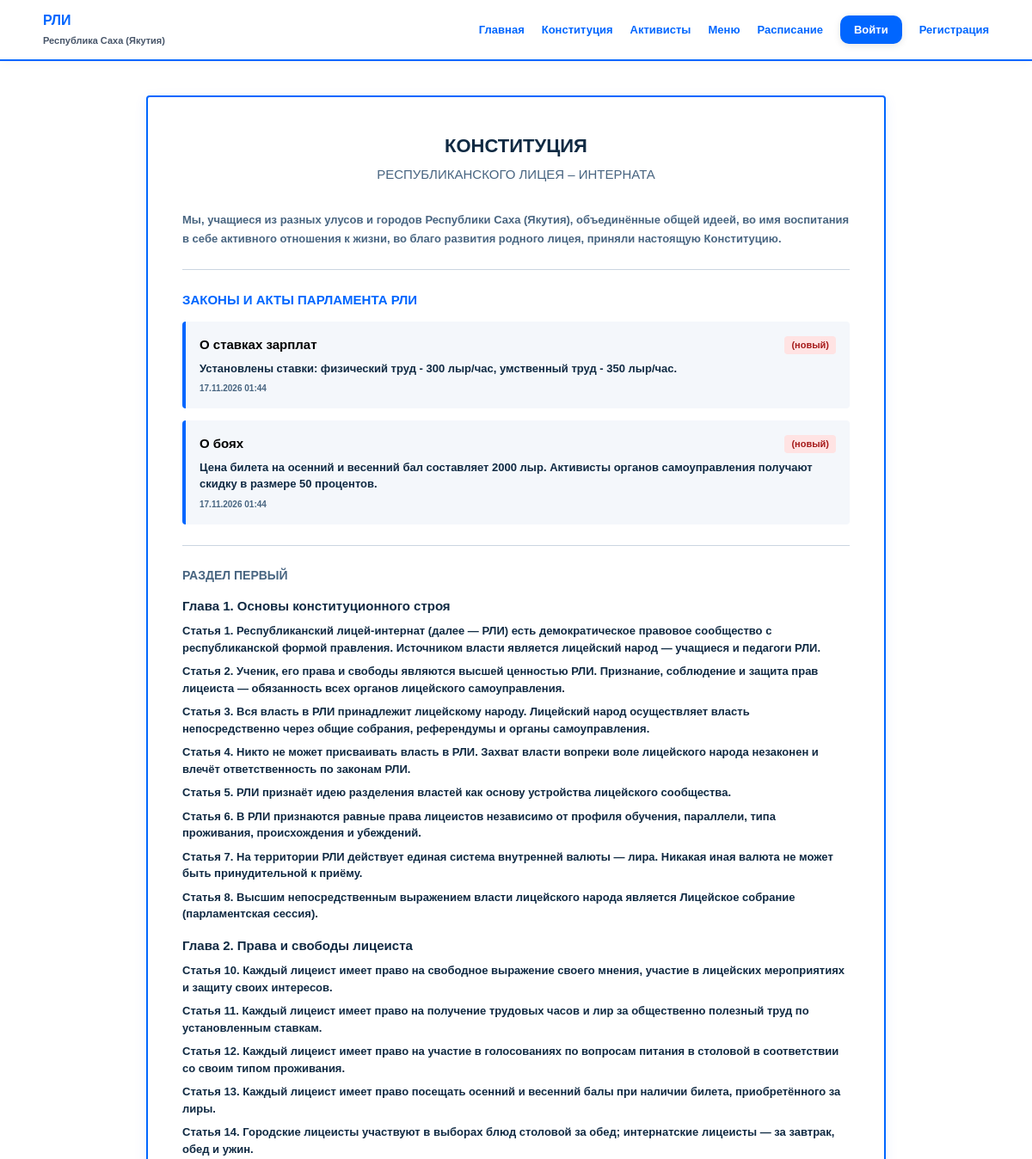
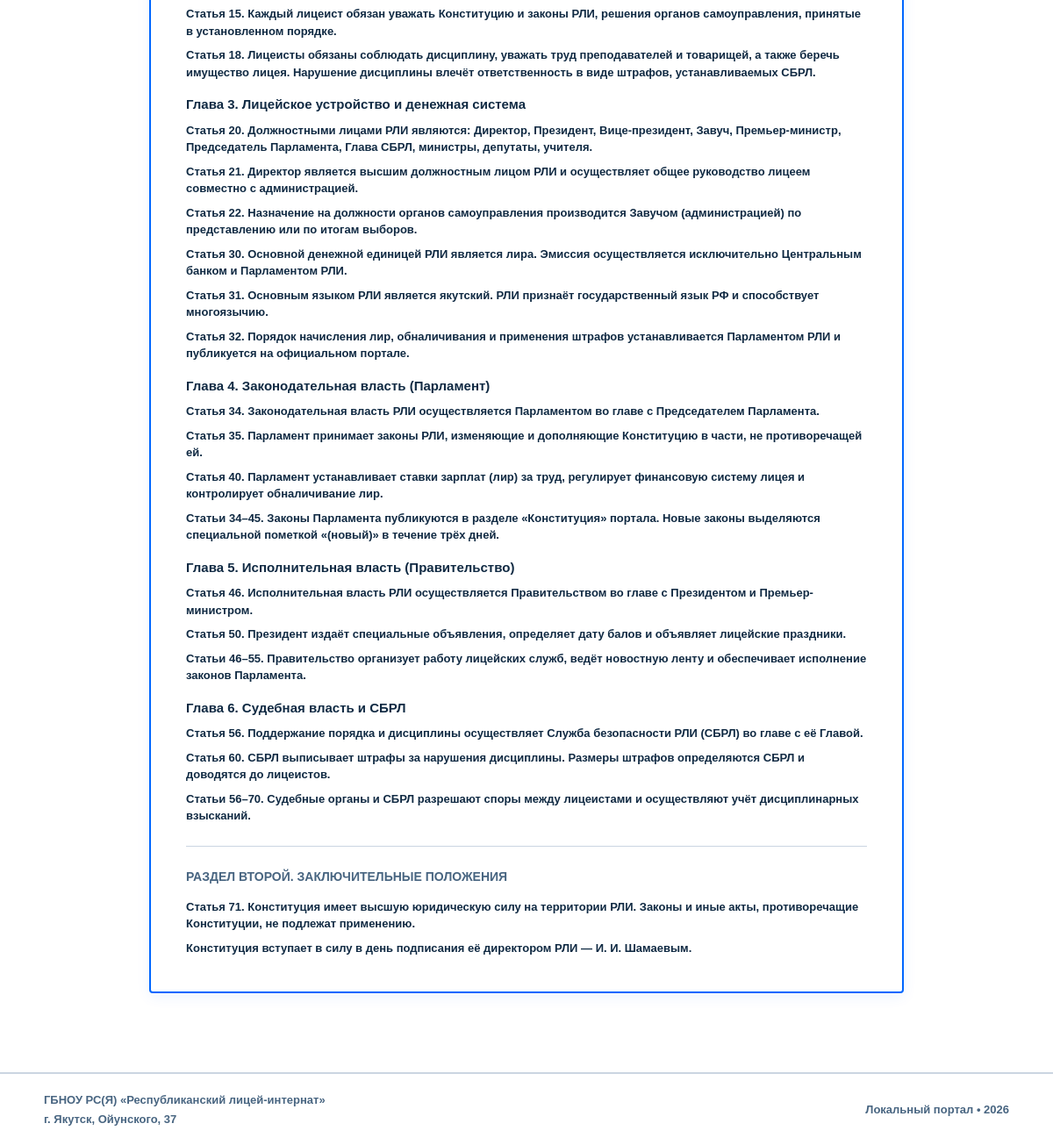
Page /constitution.php on the committed database (2 pictures, top to bottom).
### tables this page shows
CREATE TABLE laws (
    id INT UNSIGNED AUTO_INCREMENT PRIMARY KEY,
    title VARCHAR(255) NOT NULL,
    content TEXT NOT NULL,
    author_id INT UNSIGNED DEFAULT NULL,
    created_at TIMESTAMP DEFAULT CURRENT_TIMESTAMP,
    FOREIGN KEY (author_id) REFERENCES users(id) ON DELETE SET NULL
);

### constitution.php (the view, shortened to what this page needs)
<?php
include 'includes/header.php';
$customLaws = $pdo->query("SELECT * FROM laws ORDER BY created_at DESC")->fetchAll();
?>
<div class="container" style="padding: 40px 0; max-width: 860px;">
    <div style="background:#ffffff; padding:40px; border-radius:4px; border:2px solid var(--card-border); box-shadow:var(--shadow);">
        <h1 style="text-align:center; font-size:22px; font-weight:900; margin-bottom:6px;">КОНСТИТУЦИЯ</h1>
        <h2 style="text-align:center; font-size:15px; font-weight:normal; color:var(--text-muted); margin-bottom:30px;">РЕСПУБЛИКАНСКОГО ЛИЦЕЯ – ИНТЕРНАТА</h2>
        <p style="font-size:13px; color:var(--text-muted); margin-bottom:24px; line-height:1.7;">Мы, учащиеся из разных улусов и городов Республики Саха (Якутия), объединённые общей идеей, во имя воспитания в себе активного отношения к жизни, во благо развития родного лицея, приняли настоящую Конституцию.</p>
        <hr style="border:0; border-top:1.5px solid var(--border-color); margin:24px 0;">
        <?php if (!empty($customLaws)): ?>
            <h3 style="font-size:15px; text-transform:uppercase; color:var(--primary); margin-bottom:14px;">Законы и акты Парламента РЛИ</h3>
            <?php foreach ($customLaws as $law):
                $isNew = (time() - strtotime($law['created_at'])) < (3 * 24 * 60 * 60);
            ?>
                <div style="background:#f4f7fb; padding:16px; border-radius:4px; border-left:4px solid var(--primary); margin-bottom:14px;">
                    <div style="display:flex; justify-content:space-between; align-items:center; margin-bottom:6px;">
                        <h4 style="font-size:15px; color:#000;"><?= htmlspecialchars($law['title']) ?></h4>
                        <?php if ($isNew): ?>
                            <span style="background:#ffe3e3; color:#a61b1b; font-size:11px; font-weight:900; padding:2px 8px; border-radius:4px;">(новый)</span>
                        <?php endif; ?>
                    </div>
                    <p style="font-size:13px; line-height:1.5; white-space: pre-wrap;"><?= htmlspecialchars($law['content']) ?></p>
                    <span style="font-size:10px; color:var(--text-muted); display:block; margin-top:6px;"><?= date('d.m.Y H:i', strtotime($law['created_at'])) ?></span>
                </div>
            <?php endforeach; ?>
            <hr style="border:0; border-top:1.5px solid var(--border-color); margin:24px 0;">
        <?php endif; ?>
        <h3 style="font-size:14px; text-transform:uppercase; color:var(--text-muted); margin-bottom:14px;">Раздел первый</h3>
        <h4 style="font-size:15px; margin-bottom:8px;">Глава 1. Основы конституционного строя</h4>
        <p style="font-size:13px; margin-bottom:8px;"><strong>Статья 1.</strong> Республиканский лицей-интернат (далее — РЛИ) есть демократическое правовое сообщество с республиканской формой правления. Источником власти является лицейский народ — учащиеся и педагоги РЛИ.</p>
        <p style="font-size:13px; margin-bottom:8px;"><strong>Статья 2.</strong> Ученик, его права и свободы являются высшей ценностью РЛИ. Признание, соблюдение и защита прав лицеиста — обязанность всех органов лицейского самоуправления.</p>
        <p style="font-size:13px; margin-bottom:8px;"><strong>Статья 3.</strong> Вся власть в РЛИ принадлежит лицейскому народу. Лицейский народ осуществляет власть непосредственно через общие собрания, референдумы и органы самоуправления.</p>
        <p style="font-size:13px; margin-bottom:8px;"><strong>Статья 4.</strong> Никто не может присваивать власть в РЛИ. Захват власти вопреки воле лицейского народа незаконен и влечёт ответственность по законам РЛИ.</p>
        <p style="font-size:13px; margin-bottom:8px;"><strong>Статья 5.</strong> РЛИ признаёт идею разделения властей как основу устройства лицейского сообщества.</p>
        <p style="font-size:13px; margin-bottom:8px;"><strong>Статья 6.</strong> В РЛИ признаются равные права лицеистов независимо от профиля обучения, параллели, типа проживания, происхождения и убеждений.</p>
        <p style="font-size:13px; margin-bottom:8px;"><strong>Статья 7.</strong> На территории РЛИ действует единая система внутренней валюты — лира. Никакая иная валюта не может быть принудительной к приёму.</p>
        <p style="font-size:13px; margin-bottom:16px;"><strong>Статья 8.</strong> Высшим непосредственным выражением власти лицейского народа является Лицейское собрание (парламентская сессия).</p>
        <h4 style="font-size:15px; margin-bottom:8px;">Глава 2. Права и свободы лицеиста</h4>
        <p style="font-size:13px; margin-bottom:8px;"><strong>Статья 10.</strong> Каждый лицеист имеет право на свободное выражение своего мнения, участие в лицейских мероприятиях и защиту своих интересов.</p>
        <p style="font-size:13px; margin-bottom:8px;"><strong>Статья 11.</strong> Каждый лицеист имеет право на получение трудовых часов и лир за общественно полезный труд по установленным ставкам.</p>
        <p style="font-size:13px; margin-bottom:8px;"><strong>Статья 12.</strong> Каждый лицеист имеет право на участие в голосованиях по вопросам питания в столовой в соответствии со своим типом проживания.</p>
        <p style="font-size:13px; margin-bottom:8px;"><strong>Статья 13.</strong> Каждый лицеист имеет право посещать осенний и весенний балы при наличии билета, приобретённого за лиры.</p>
        <p style="font-size:13px; margin-bottom:8px;"><strong>Статья 14.</strong> Городские лицеисты участвуют в выборах блюд столовой за обед; интернатские лицеисты — за завтрак, обед и ужин.</p>
        <p style="font-size:13px; margin-bottom:8px;"><strong>Статья 15.</strong> Каждый лицеист обязан уважать Конституцию и законы РЛИ, решения органов самоуправления, принятые в установленном порядке.</p>
        <p style="font-size:13px; margin-bottom:16px;"><strong>Статья 18.</strong> Лицеисты обязаны соблюдать дисциплину, уважать труд преподавателей и товарищей, а также беречь имущество лицея. Нарушение дисциплины влечёт ответственность в виде штрафов, устанавливаемых СБРЛ.</p>
        <h4 style="font-size:15px; margin-bottom:8px;">Глава 3. Лицейское устройство и денежная система</h4>
        <p style="font-size:13px; margin-bottom:8px;"><strong>Статья 20.</strong> Должностными лицами РЛИ являются: Директор, Президент, Вице-президент, Завуч, Премьер-министр, Председатель Парламента, Глава СБРЛ, министры, депутаты, учителя.</p>
        <p style="font-size:13px; margin-bottom:8px;"><strong>Статья 21.</strong> Директор является высшим должностным лицом РЛИ и осуществляет общее руководство лицеем совместно с администрацией.</p>
        <p style="font-size:13px; margin-bottom:8px;"><strong>Статья 22.</strong> Назначение на должности органов самоуправления производится Завучом (администрацией) по представлению или по итогам выборов.</p>
        <p style="font-size:13px; margin-bottom:8px;"><strong>Статья 30.</strong> Основной денежной единицей РЛИ является <strong>лира</strong>. Эмиссия осуществляется исключительно Центральным банком и Парламентом РЛИ.</p>
        <p style="font-size:13px; margin-bottom:8px;"><strong>Статья 31.</strong> Основным языком РЛИ является якутский. РЛИ признаёт государственный язык РФ и способствует многоязычию.</p>
        <p style="font-size:13px; margin-bottom:16px;"><strong>Статья 32.</strong> Порядок начисления лир, обналичивания и применения штрафов устанавливается Парламентом РЛИ и публикуется на официальном портале.</p>
        <h4 style="font-size:15px; margin-bottom:8px;">Глава 4. Законодательная власть (Парламент)</h4>
        <p style="font-size:13px; margin-bottom:8px;"><strong>Статья 34.</strong> Законодательная власть РЛИ осуществляется Парламентом во главе с Председателем Парламента.</p>
        <p style="font-size:13px; margin-bottom:8px;"><strong>Статья 35.</strong> Парламент принимает законы РЛИ, изменяющие и дополняющие Конституцию в части, не противоречащей ей.</p>
        <p style="font-size:13px; margin-bottom:8px;"><strong>Статья 40.</strong> Парламент устанавливает ставки зарплат (лир) за труд, регулирует финансовую систему лицея и контролирует обналичивание лир.</p>
        <p style="font-size:13px; margin-bottom:16px;"><strong>Статьи 34–45.</strong> Законы Парламента публикуются в разделе «Конституция» портала. Новые законы выделяются специальной пометкой «(новый)» в течение трёх дней.</p>
        <h4 style="font-size:15px; margin-bottom:8px;">Глава 5. Исполнительная власть (Правительство)</h4>
        <p style="font-size:13px; margin-bottom:8px;"><strong>Статья 46.</strong> Исполнительная власть РЛИ осуществляется Правительством во главе с Президентом и Премьер-министром.</p>
        <p style="font-size:13px; margin-bottom:8px;"><strong>Статья 50.</strong> Президент издаёт специальные объявления, определяет дату балов и объявляет лицейские праздники.</p>
        <p style="font-size:13px; margin-bottom:16px;"><strong>Статьи 46–55.</strong> Правительство организует работу лицейских служб, ведёт новостную ленту и обеспечивает исполнение законов Парламента.</p>
        <h4 style="font-size:15px; margin-bottom:8px;">Глава 6. Судебная власть и СБРЛ</h4>
        <p style="font-size:13px; margin-bottom:8px;"><strong>Статья 56.</strong> Поддержание порядка и дисциплины осуществляет Служба безопасности РЛИ (СБРЛ) во главе с её Главой.</p>
        <p style="font-size:13px; margin-bottom:8px;"><strong>Статья 60.</strong> СБРЛ выписывает штрафы за нарушения дисциплины. Размеры штрафов определяются СБРЛ и доводятся до лицеистов.</p>
        <p style="font-size:13px; margin-bottom:16px;"><strong>Статьи 56–70.</strong> Судебные органы и СБРЛ разрешают споры между лицеистами и осуществляют учёт дисциплинарных взысканий.</p>
        <hr style="border:0; border-top:1.5px solid var(--border-color); margin:24px 0;">
        <h3 style="font-size:14px; text-transform:uppercase; color:var(--text-muted); margin-bottom:14px;">Раздел второй. Заключительные положения</h3>
        <p style="font-size:13px; margin-bottom:8px;"><strong>Статья 71.</strong> Конституция имеет высшую юридическую силу на территории РЛИ. Законы и иные акты, противоречащие Конституции, не подлежат применению.</p>
        <p style="font-size:13px;">Конституция вступает в силу в день подписания её директором РЛИ — И. И. Шамаевым.</p>
    </div>
</div>
<?php include 'includes/footer.php'; ?>

### assets/css/style.css (style rules this page uses)
:root { --bg-main: #ffffff; --bg-surface: #ffffff; --text-main: #102a43; --text-muted: #486581; --primary: #0066ff; --primary-hover: #004ecc; --card-border: #0066ff; --border-color: #cbd5e1; --radius: 10px; --shadow: 0 4px 16px rgba(0, 102, 255, 0.08); --bg-image: url('../img/bg/default.jpg'); }
* { box-sizing: border-box; margin: 0; padding: 0; }
body { font-family: Arial, "Helvetica Neue", sans-serif; font-weight: 700; background-color: var(--bg-main); color: var(--text-main); line-height: 1.5; font-size: 14px; overflow-x: hidden; min-height: 100vh; }
h1, h2, h3, h4, .hero-title, .brand-text strong, .btn-primary, .hours-counter strong { font-family: "Arial Black", Arial, sans-serif; font-weight: 900; }
.container { max-width: 1140px; margin: 0 auto; padding: 0 20px; }

### rows in the picture
laws: title "О ставках зарплат", shows "(новый)", content "Установлены ставки: физический труд - 300 лыр/час, умственный труд - 350 лыр/час.", created_at "17.11.2026 01:44"
laws: title "О боях", shows "(новый)", content "Цена билета на осенний и весенний бал составляет 2000 лыр. Активисты органов самоуправления получают скидку в размере 50 процентов.", created_at "17.11.2026 01:44"
